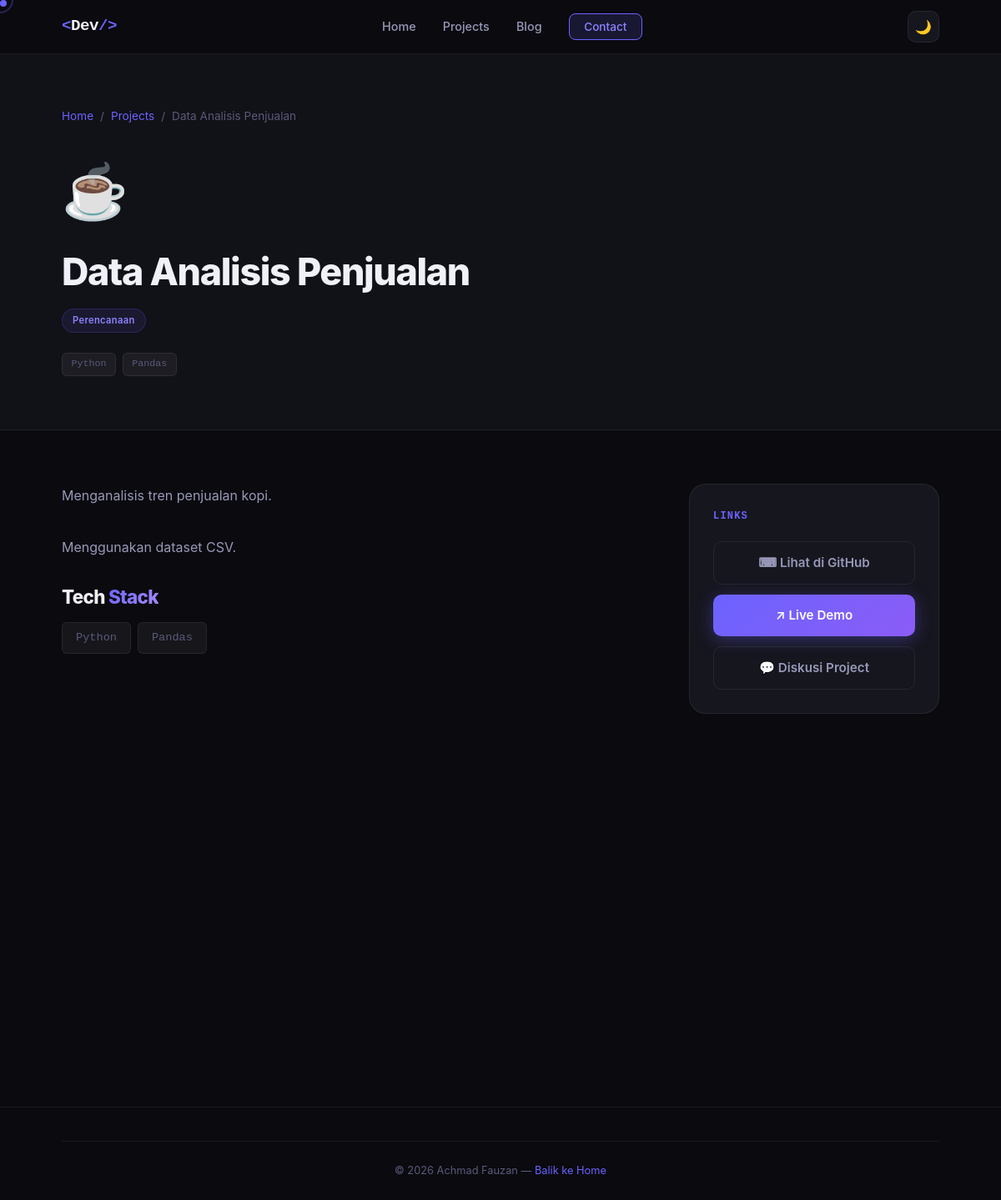
Screenshot of /project/2 with the database file from the repository.
### tables this page shows
CREATE TABLE projects (
            id        INTEGER PRIMARY KEY AUTOINCREMENT,
            nama      TEXT NOT NULL,
            deskripsi TEXT,
            detail    TEXT,
            teknologi TEXT,
            icon      TEXT DEFAULT '🔧',
            github    TEXT DEFAULT '#',
            demo      TEXT DEFAULT '#',
            status    TEXT DEFAULT 'Perencanaan'
        );

### app.py (the view)
@app.route('/project/<int:pid>')
def project_detail(pid):
    project = get_project_by_id(pid)
    if not project:
        return render_template('404.html', profile=profile), 404
    all_projects = get_all_projects()
    related = [p for p in all_projects if p['id'] != pid
               and any(t.strip() in project['teknologi'] for t in p['teknologi'].split(','))][:3]
    return render_template('project_detail.html', project=project, related=related, profile=profile)

### app.py (called while the page is built)
@app.before_request
def track_visitor():
    skip = (
        request.path.startswith('/static') or
        request.path.startswith('/admin') or
        request.path.startswith('/api') or
        request.path.startswith('/favicon')
    )
    if not skip:
        log_visitor(request.remote_addr, request.path)

### database.py (called while the page is built)
def get_db():
    conn = sqlite3.connect(DB_PATH)
    conn.row_factory = sqlite3.Row
    return conn

def log_visitor(ip, page):
    from datetime import datetime
    conn = get_db()
    conn.execute(
        'INSERT INTO visitors (ip, page, timestamp) VALUES (?, ?, ?)',
        (ip, page, datetime.now().strftime('%Y-%m-%d %H:%M:%S'))
    )
    conn.commit()
    conn.close()

def get_all_projects():
    conn = get_db()
    rows = conn.execute('SELECT * FROM projects ORDER BY id DESC').fetchall()
    conn.close()
    return [dict(r) for r in rows]

def get_project_by_id(pid):
    conn = get_db()
    row = conn.execute('SELECT * FROM projects WHERE id=?', (pid,)).fetchone()
    conn.close()
    return dict(row) if row else None

### templates/project_detail.html (shortened to what this page needs)
<!DOCTYPE html>
<html lang="id">
<head>
    <link rel="stylesheet" href="{{ url_for('static', filename='style.css') }}">
</head>
<body>
    <nav class="navbar scrolled" id="navbar">
        <div class="nav-container">
            <a href="{{ url_for('home') }}" class="nav-logo">
                <span class="logo-bracket">&lt;</span>Dev<span class="logo-bracket">/&gt;</span>
            </a>
            <ul class="nav-links" id="nav-links">
                <li><a href="{{ url_for('home') }}" class="nav-link">Home</a></li>
                <li><a href="{{ url_for('home') }}#projects" class="nav-link">Projects</a></li>
                <li><a href="{{ url_for('blog') }}" class="nav-link">Blog</a></li>
                <li><a href="{{ url_for('home') }}#contact" class="nav-link btn-nav">Contact</a></li>
            </ul>
            <button class="theme-toggle" id="theme-toggle" title="Ganti Tema">🌙</button>
        </div>
    </nav>
    <section class="detail-hero">
        <div class="container">
            <div class="detail-breadcrumb">
                <a href="{{ url_for('home') }}">Home</a> /
                <a href="{{ url_for('home') }}#projects">Projects</a> /
                <span>{{ project.nama }}</span>
            </div>
            <div class="detail-icon">{{ project.icon }}</div>
            <h1 class="detail-title">{{ project.nama }}</h1>
            <div class="detail-status-row">
                <div class="card-status status-{{ project.status | replace(' ', '-') | lower }}">
                    {{ project.status }}
                </div>
            </div>
            <div class="detail-tags">
                {% for tech in project.teknologi.split(',') %}
                <span class="tag">{{ tech.strip() }}</span>
                {% endfor %}
            </div>
        </div>
    </section>
    <div class="container">
        <div class="detail-body">
            <div class="detail-main">
                <p class="detail-desc">{{ project.deskripsi }}</p>
                <p class="detail-desc">{{ project.detail }}</p>
                <h2 class="section-title" style="font-size:1.4rem; margin-bottom:1rem;">
                    Tech <span class="highlight">Stack</span>
                </h2>
                <div class="detail-tags" style="margin-bottom:2rem;">
                    {% for tech in project.teknologi.split(',') %}
                    <span class="tag" style="padding:0.4rem 1rem; font-size:0.85rem;">{{ tech.strip() }}</span>
                    {% endfor %}
                </div>
            </div>
            <aside class="detail-sidebar">
                <h3>Links</h3>
                <div class="detail-sidebar-links">
                    <a href="{{ project.github }}" target="_blank" class="btn btn-secondary"
                        style="justify-content:center;">
                        ⌨ Lihat di GitHub
                    </a>
                    <a href="{{ project.demo }}" target="_blank" class="btn btn-primary"
                        style="justify-content:center;">
                        ↗ Live Demo
                    </a>
                    <a href="{{ url_for('home') }}#contact" class="btn btn-secondary" style="justify-content:center;">
                        💬 Diskusi Project
                    </a>
                </div>
            </aside>
        </div>
    </div>
    <footer class="footer">
        <div class="container">
            <div class="footer-bottom">
                <p>© 2026 {{ profile.nama }} — <a href="{{ url_for('home') }}" style="color:var(--accent);">Balik ke
                        Home</a></p>
            </div>
        </div>
    </footer>
</body>
</html>

### static/style.css (style rules this page uses)
:root { --bg-primary: #0a0a0f; --bg-secondary: #111118; --bg-card: #16161f; --bg-card-hover: #1e1e2a; --border: rgba(255, 255, 255, 0.07); --border-hover: rgba(108, 99, 255, 0.4); --text-primary: #f0f0f8; --text-secondary: #9898b8; --text-muted: #5a5a7a; --accent: #6c63ff; --accent-light: #8b85ff; --accent-dim: rgba(108, 99, 255, 0.15); --accent-glow: rgba(108, 99, 255, 0.3); --green: #00d48a; --yellow: #ffd166; --red: #ff6b6b; --font-main: -apple-system, BlinkMacSystemFont, 'Segoe UI', Roboto, Oxygen, Ubuntu, sans-serif; --font-code: 'Cascadia Code', 'Consolas', 'Courier New', monospace; --radius: 12px; --radius-lg: 20px; --shadow: 0 4px 24px rgba(0, 0, 0, 0.4); --shadow-accent: 0 8px 32px rgba(108, 99, 255, 0.25); --transition: 0.3s cubic-bezier(0.4, 0, 0.2, 1); }
*, *::before, *::after { box-sizing: border-box; margin: 0; padding: 0; }
html { scroll-behavior: smooth; font-size: 16px; }
body { font-family: var(--font-main); background-color: var(--bg-primary); color: var(--text-primary); line-height: 1.7; overflow-x: hidden; -webkit-font-smoothing: antialiased; }
a { color: inherit; text-decoration: none; }
button { cursor: pointer; border: none; background: none; font-family: inherit; }
.container { max-width: 1100px; margin: 0 auto; padding: 0 1.5rem; }
.navbar { position: fixed; top: 0; left: 0; right: 0; z-index: 1000; padding: 1.2rem 0; transition: var(--transition); }
.navbar.scrolled { background: rgba(10, 10, 15, 0.85); backdrop-filter: blur(20px); -webkit-backdrop-filter: blur(20px); border-bottom: 1px solid var(--border); padding: 0.8rem 0; }
.nav-container { max-width: 1100px; margin: 0 auto; padding: 0 1.5rem; display: flex; align-items: center; justify-content: space-between; }
.nav-logo { font-family: var(--font-code); font-size: 1.2rem; font-weight: 700; color: var(--text-primary); letter-spacing: -0.5px; }
.logo-bracket { color: var(--accent); }
.nav-links { display: flex; align-items: center; gap: 2rem; list-style: none; }
.nav-link { font-size: 0.9rem; font-weight: 500; color: var(--text-secondary); transition: color var(--transition); position: relative; }
.nav-link::after { content: ''; position: absolute; bottom: -4px; left: 0; width: 0; height: 2px; background: var(--accent); transition: width var(--transition); }
.btn-nav { padding: 0.45rem 1.1rem; background: var(--accent-dim); border: 1px solid var(--accent); border-radius: 8px; color: var(--accent-light) !important; font-size: 0.85rem !important; transition: all var(--transition) !important; }
.btn-nav::after { display: none !important; }
.btn { display: inline-flex; align-items: center; gap: 0.5rem; padding: 0.75rem 1.75rem; border-radius: 10px; font-weight: 600; font-size: 0.95rem; transition: all var(--transition); cursor: pointer; border: none; }
.btn-primary { background: linear-gradient(135deg, var(--accent), #8b5cf6); color: white; box-shadow: 0 4px 20px rgba(108, 99, 255, 0.35); }
.btn-secondary { background: transparent; color: var(--text-secondary); border: 1px solid var(--border); }
.section-title { font-size: clamp(1.8rem, 4vw, 2.5rem); font-weight: 800; letter-spacing: -0.03em; line-height: 1.2; }
.highlight { background: linear-gradient(135deg, var(--accent), #a78bfa); -webkit-background-clip: text; -webkit-text-fill-color: transparent; background-clip: text; }
.card-status { font-size: 0.7rem; font-weight: 600; padding: 0.25rem 0.75rem; border-radius: 100px; letter-spacing: 0.03em; }
.status-perencanaan { background: rgba(108, 99, 255, 0.1); color: var(--accent-light); border: 1px solid rgba(108, 99, 255, 0.2); }
.tag { padding: 0.2rem 0.65rem; background: rgba(255, 255, 255, 0.05); border: 1px solid var(--border); border-radius: 6px; font-size: 0.73rem; font-family: var(--font-code); color: var(--text-muted); }
.footer { background: var(--bg-primary); border-top: 1px solid var(--border); padding: 2.5rem 0 1.5rem; }
.footer-bottom { text-align: center; padding-top: 1.5rem; border-top: 1px solid var(--border); }
.footer-bottom p { font-size: 0.8rem; color: var(--text-muted); }
.theme-toggle { width: 38px; height: 38px; border-radius: 10px; background: var(--bg-card); border: 1px solid var(--border); font-size: 1rem; cursor: pointer; transition: all var(--transition); display: flex; align-items: center; justify-content: center; flex-shrink: 0; }

### rows the page displays
projects: nama "Data Analisis Penjualan", icon "☕", status "Perencanaan", deskripsi "Menganalisis tren penjualan kopi.", detail "Menggunakan dataset CSV."

### other values shown
{{ tech.strip() }} "Python" "Pandas"
{{ profile.nama }} "Achmad Fauzan"
